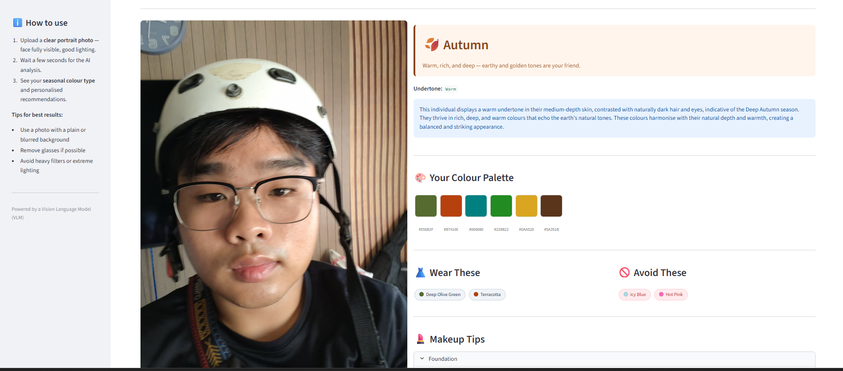
#> input picture image.png, 843 x 371 px
$ python -i face_utils.py   (imports and definitions only)
#> lines starting #> are read from the running program, lines starting #| are printed output that depends on the picture
"""
face_utils.py
Handles face detection, cropping, and Base64 encoding using OpenCV.
"""

import base64
import io

import cv2
import numpy as np
from PIL import Image


TARGET_SIZE = 512
FACE_PADDING = 0.25

_face_cascade = cv2.CascadeClassifier(cv2.data.haarcascades + "haarcascade_frontalface_default.xml")
_profile_cascade = cv2.CascadeClassifier(cv2.data.haarcascades + "haarcascade_profileface.xml")

def detect_and_crop_face(pil_image: Image.Image) -> Image.Image | None:
    """Detect the largest face in a PIL image and return a padded crop, or None."""
    img_rgb = np.array(pil_image.convert("RGB"))
    img_gray = cv2.cvtColor(img_rgb, cv2.COLOR_RGB2GRAY)
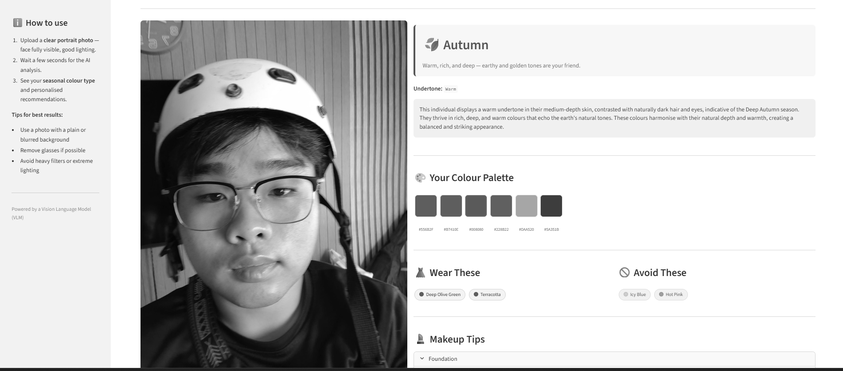
#> img_gray: shape (371, 843); min 0, max 255, mean 201.7

    #faces = _face_cascade.detectMultiScale(img_gray, scaleFactor=1.1, minNeighbors=5, minSize=(30, 30))
    faces = _face_cascade.detectMultiScale(
        img_gray,
        scaleFactor=1.05,
        minNeighbors=3,
        minSize=(20, 20),
    )
#> faces = [[204, 337, 30, 30], [399, 252, 58, 58], [159, 127, 174, 174]]

    if len(faces) == 0:
        faces = _profile_cascade.detectMultiScale(
            img_gray,
            scaleFactor=1.05,
            minNeighbors=3,
            minSize=(20, 20),
        )

    if len(faces) == 0:
        return None

    x, y, w, h = max(faces, key=lambda f: f[2] * f[3])
#> x = 159; y = 127; w = 174; h = 174

    height, width = img_rgb.shape[:2]
#> height = 371; width = 843
    pad_x = int(w * FACE_PADDING)
#> pad_x = 43
    pad_y = int(h * FACE_PADDING)
#> pad_y = 43

    x1 = max(0, x - pad_x)
#> x1 = 116
    y1 = max(0, y - pad_y)
#> y1 = 84
    x2 = min(width, x + w + pad_x)
#> x2 = 376
    y2 = min(height, y + h + pad_y)
#> y2 = 344

    crop = img_rgb[y1:y2, x1:x2]
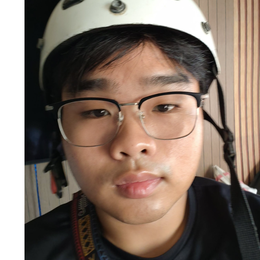
#> crop: shape (260, 260, 3); mean R, G, B 130, 113.3, 101.7
    return Image.fromarray(crop).resize((TARGET_SIZE, TARGET_SIZE), Image.LANCZOS)


def encode_image_to_base64(pil_image: Image.Image) -> str:
    """Convert a PIL image to a Base64-encoded JPEG string."""
    buffer = io.BytesIO()
    pil_image.convert("RGB").save(buffer, format="JPEG", quality=90)
    return base64.b64encode(buffer.getvalue()).decode("utf-8")


def process_uploaded_image(uploaded_file) -> tuple[str, Image.Image] | tuple[None, None]:
    """
    Full pipeline: uploaded Streamlit file → (base64_string, cropped_face_image).
    Returns (None, None) if no face is detected.
    """
    return process_pil_image(Image.open(uploaded_file))


def process_pil_image(pil_image: Image.Image) -> tuple[str, Image.Image] | tuple[None, None]:
    """
    Full pipeline: PIL image → (base64_string, cropped_face_image).
    Returns (None, None) if no face is detected.
    """
    face_crop = detect_and_crop_face(pil_image)
#> pil_image is the input picture: PIL image 843x371 RGBA; mean R, G, B, A 205.3, 200.7, 197, 255

    if face_crop is None:
        return None, None

    return encode_image_to_base64(face_crop), face_crop

>>> result = process_uploaded_image('image.png')
